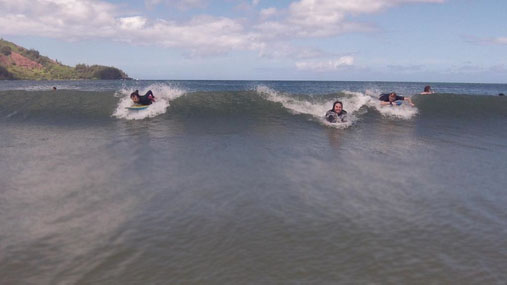
#> input picture sample.jpg, 507 x 285 px, found by its file name
$ python seam_carving.py
#> lines starting #> are read from the running program, lines starting #| are printed output that depends on the picture
# === Import Packages =========================================================
import numpy as np              # Importing the NumPy package
from PIL import Image           # Importing Image from the PIL package

# === Functions ===============================================================
# Calculate and return the energy and cost of each pixel
def calculate_energy(row: int, col: int, map: np.ndarray) -> float:
  # If the pixel is on the border, then the corresponding energy is 1000
  if (col == 0 or row == 0 or col == cols-1 or row == rows-1): return 1000
  # Otherwise, calculate the energy of the pixel using the formula given
  else:
    # Calculate the horizontal and vertical costs using the energy function
    h_cost = np.subtract(image_map[row][col-1], image_map[row][col+1], dtype=int)
    v_cost = np.subtract(image_map[row-1][col], image_map[row+1][col], dtype=int)
    # Return the sqrt of the combined, squared horizontal and vertical costs
    return ((np.sum(np.square(h_cost)) + np.sum(np.square(v_cost))) ** (1/2))

# Find the minimum cost of the possible pixels above the current pixel
def min_cost(row: int, col: int, cst: np.ndarray) -> int:
  # Determine where the pixel is relative to the border, then find the minimum
  #   cost of the 3 possible pixels immediately above the current pixel
  if   (row == 0): return 0                                  # on top border
  elif (col == 0): return min(cst[row-1][col:col+2])         # on left border
  elif (col == cols-1): return min(cst[row-1][col-1:col+1])  # on right border
  else: return min(cst[row-1][col-1:col+2])                  # inside of border

# Remove the pixel (row,col) by first coloring it red, then shifting all pixels
#   after it forward and coloring the last remaining pixels black
def remove_pixel(row: int, col: int, map: np.ndarray, cst: np.ndarray) -> None:
  # Shift the pixels after the initial pixel forward, excluding the pixel given
  map[row][col:cols-1] = map[row][col+1:cols]; map[row][cols-1] = (0,0,0)
  cst[row][col:cols-1] = cst[row][col+1:cols]; cst[row][cols-1] = rows*1000

# Find the column index of the next pixel using the previous vertical seam
def find_path(row: int, prev: int, cst: np.ndarray) -> int:
  # Determine where the pixel is relative to the border
  loc = (np.where(cst[row] == min(cst[row][prev : prev+2])) if (prev == 0)
    else np.where(cst[row] == min(cst[row][prev-1:prev+1])) if (prev == cols-1)
    else np.where(cst[row] == min(cst[row][prev-1:prev+2])))
  # Return the column index of the minimum pixel above the previous pixel
  return ([i for i in loc[0] if (abs(i - prev) <= 1)][0])

# === Initialization ==========================================================
# Prompt the user for the input image path and the output image dimensions
file_path = "sample.jpg"
output_width = int(input("Output width: "))
#> the answer given: 100
# Use input to import the image, and extract the pixel map as an np array
image = Image.open(file_path)
#> image is the input picture: PIL image 507x285 RGB; mean R, G, B 127.7, 128.2, 138.8
image_map = np.array(image)

# Initialize cols, rows to the size of the image (width, height, respectively)
rows, cols = image_map.shape[:2]
#> rows = 285; cols = 507
# Initialize arrays to store energy, table, and seam information into
seam = np.zeros(rows, dtype=int)
#> seam = 285 values from 0 to 0
energy_tbl = np.zeros((rows, cols))
energy_cst = np.zeros((rows, cols))
# Create output image array to populate later
image_out = np.zeros((rows, output_width, 3), dtype=np.uint8)

# === Construct Energy Table and Cost =======================================--
# Iterate through each pixel in the image, computing the energy of the pixel
for row in range(rows):
  for col in range(cols):
    # Calculate the energy of the pixel, then update the energy arrays
    energy_tbl[row][col] = calculate_energy(row, col, image_map)
    energy_cst[row][col] = min_cost(row, col, energy_cst) + energy_tbl[row][col]
#> this loop made 285 passes
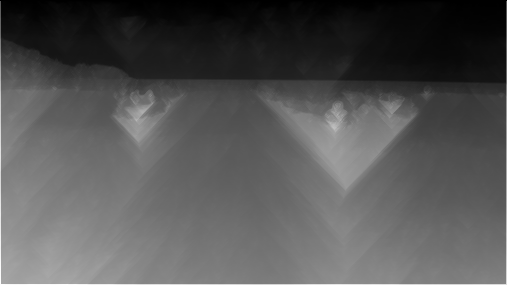
#> energy_cst: shape (285, 507) float64; min 1000, max 3927.1, mean 1972.6; drawn with min black and max white
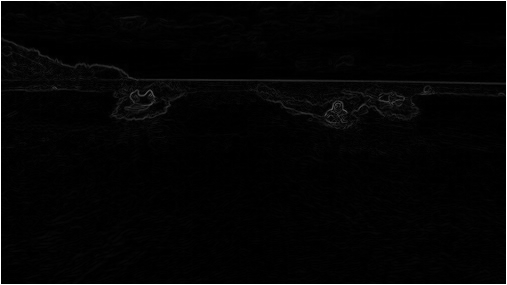
#> energy_tbl: shape (285, 507) float64; min 0, max 1000, mean 23.2; drawn with min black and max white

# === Carve Seams =============================================================
# do better update image instead of moving pixel
for i in range(cols - output_width):
  for row in reversed(range(rows)):
    # Follow the path of the minimum vertical seam, from bottom up
    seam[row] = ((np.where(energy_cst[rows-1] == min(energy_cst[rows-1]))[0][0])
                if row == rows-1 else (find_path(row, seam[row+1], energy_cst)))
    # Remove the pixel (by moving all pixels behind it forward one place)
    remove_pixel(row, seam[row], image_map, energy_cst)
  # Save and output the minimum energy seam to an external csv file
  if (i == 0): np.savetxt("seam1.csv", seam, delimiter=",")

# === Termination =============================================================
# Update the rows in the output image with the rows from the original image
for i in range(rows): image_out[i] = image_map[i][:output_width]
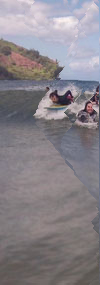
#> image_out: shape (285, 100, 3); mean R, G, B 136.9, 131.5, 137.8
# Save and output image, with each of the seams removed to fit the output width
np.savetxt("energy.csv", energy_tbl[1:rows-1, 1:cols-1], delimiter=",")
(Image.fromarray(image_out)).save("FinalImage.jpg") # Save the new image
